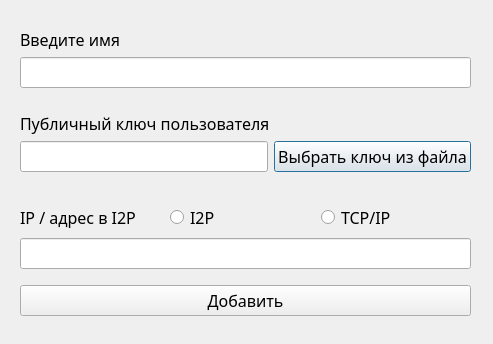
<?xml version="1.0" encoding="UTF-8"?>
<ui version="4.0">
 <class>Dialog</class>
 <widget class="QDialog" name="Dialog">
  <property name="geometry">
   <rect>
    <x>0</x>
    <y>0</y>
    <width>493</width>
    <height>344</height>
   </rect>
  </property>
  <property name="windowTitle">
   <string>Dialog</string>
  </property>
  <widget class="QWidget" name="verticalLayoutWidget">
   <property name="geometry">
    <rect>
     <x>20</x>
     <y>10</y>
     <width>451</width>
     <height>306</height>
    </rect>
   </property>
   <layout class="QVBoxLayout" name="verticalLayout">
    <item alignment="Qt::AlignBottom">
     <widget class="QLabel" name="label">
      <property name="font">
       <font>
        <family>SF UI Display</family>
        <pointsize>12</pointsize>
        <bold>false</bold>
       </font>
      </property>
      <property name="text">
       <string>Введите имя</string>
      </property>
     </widget>
    </item>
    <item>
     <widget class="QLineEdit" name="lineEdit">
      <property name="font">
       <font>
        <family>SF UI Display</family>
        <pointsize>12</pointsize>
        <bold>false</bold>
       </font>
      </property>
     </widget>
    </item>
    <item alignment="Qt::AlignBottom">
     <widget class="QLabel" name="label_2">
      <property name="font">
       <font>
        <family>SF UI Display</family>
        <pointsize>12</pointsize>
        <bold>false</bold>
       </font>
      </property>
      <property name="text">
       <string>Публичный ключ пользователя</string>
      </property>
     </widget>
    </item>
    <item>
     <layout class="QHBoxLayout" name="horizontalLayout_2">
      <property name="topMargin">
       <number>0</number>
      </property>
      <property name="bottomMargin">
       <number>20</number>
      </property>
      <item>
       <widget class="QLineEdit" name="lineEdit_2">
        <property name="font">
         <font>
          <family>SF UI Display</family>
          <pointsize>12</pointsize>
         </font>
        </property>
       </widget>
      </item>
      <item>
       <widget class="QPushButton" name="pushButton_2">
        <property name="font">
         <font>
          <family>SF UI Display</family>
          <pointsize>12</pointsize>
         </font>
        </property>
        <property name="text">
         <string>Выбрать ключ из файла</string>
        </property>
       </widget>
      </item>
     </layout>
    </item>
    <item>
     <layout class="QHBoxLayout" name="horizontalLayout">
      <property name="spacing">
       <number>0</number>
      </property>
      <property name="topMargin">
       <number>5</number>
      </property>
      <property name="bottomMargin">
       <number>0</number>
      </property>
      <item>
       <widget class="QLabel" name="label_3">
        <property name="sizePolicy">
         <sizepolicy hsizetype="Minimum" vsizetype="Preferred">
          <horstretch>0</horstretch>
          <verstretch>0</verstretch>
         </sizepolicy>
        </property>
        <property name="font">
         <font>
          <family>SF UI Display</family>
          <pointsize>12</pointsize>
          <bold>false</bold>
         </font>
        </property>
        <property name="text">
         <string>IP / адрес в I2P</string>
        </property>
       </widget>
      </item>
      <item>
       <widget class="QRadioButton" name="radioButton">
        <property name="font">
         <font>
          <family>SF UI Display</family>
          <pointsize>12</pointsize>
          <bold>false</bold>
         </font>
        </property>
        <property name="text">
         <string>I2P</string>
        </property>
       </widget>
      </item>
      <item>
       <widget class="QRadioButton" name="radioButton_2">
        <property name="sizePolicy">
         <sizepolicy hsizetype="Minimum" vsizetype="Fixed">
          <horstretch>0</horstretch>
          <verstretch>0</verstretch>
         </sizepolicy>
        </property>
        <property name="font">
         <font>
          <family>SF UI Display</family>
          <pointsize>12</pointsize>
          <bold>false</bold>
         </font>
        </property>
        <property name="text">
         <string>TCP/IP</string>
        </property>
       </widget>
      </item>
     </layout>
    </item>
    <item>
     <widget class="QLineEdit" name="lineEdit_3">
      <property name="font">
       <font>
        <family>SF UI Display</family>
        <pointsize>12</pointsize>
        <bold>false</bold>
       </font>
      </property>
     </widget>
    </item>
    <item alignment="Qt::AlignBottom">
     <widget class="QPushButton" name="pushButton">
      <property name="font">
       <font>
        <family>SF UI Display</family>
        <pointsize>12</pointsize>
       </font>
      </property>
      <property name="text">
       <string>Добавить</string>
      </property>
     </widget>
    </item>
   </layout>
  </widget>
 </widget>
 <resources/>
 <connections/>
</ui>
